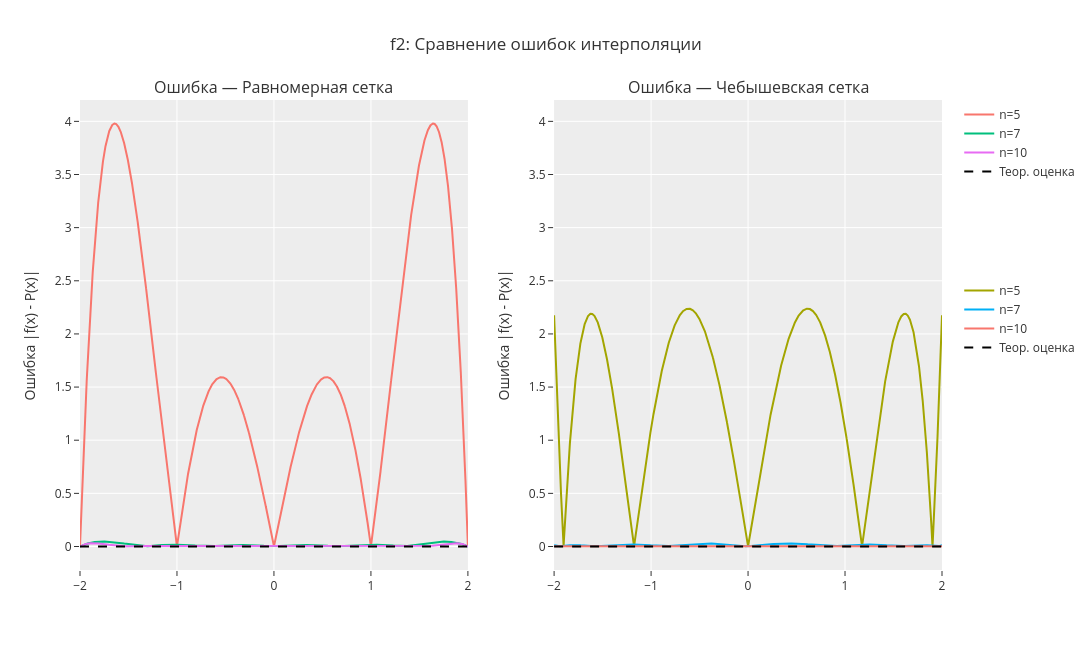

The cell this chart's notebook holds for it:
### Code cell
plot_errors_with_theory(dir, "f2", 0, nodes_list)

### Figure 1 — Plotly figure (JSON) as saved in the notebook; plotly's stock layout.template omitted (floating-point values rounded to 4 significant figures; data arrays with more than 128 entries replaced by an {"elided": "..."} marker saying what was removed)
{"data": [{"legendgroup": "uniform", "mode": "lines", "name": "n=5", "type": "scatter", "x": {"elided": "10000 float values"}, "xaxis": "x", "y": {"elided": "10000 float values"}, "yaxis": "y"}, {"legendgroup": "cheb", "mode": "lines", "name": "n=5", "type": "scatter", "x": {"elided": "10000 float values"}, "xaxis": "x2", "y": {"elided": "10000 float values"}, "yaxis": "y2"}, {"legendgroup": "uniform", "mode": "lines", "name": "n=7", "type": "scatter", "x": {"elided": "10000 float values"}, "xaxis": "x", "y": {"elided": "10000 float values"}, "yaxis": "y"}, {"legendgroup": "cheb", "mode": "lines", "name": "n=7", "type": "scatter", "x": {"elided": "10000 float values"}, "xaxis": "x2", "y": {"elided": "10000 float values"}, "yaxis": "y2"}, {"legendgroup": "uniform", "mode": "lines", "name": "n=10", "type": "scatter", "x": {"elided": "10000 float values"}, "xaxis": "x", "y": {"elided": "10000 float values"}, "yaxis": "y"}, {"legendgroup": "cheb", "mode": "lines", "name": "n=10", "type": "scatter", "x": {"elided": "10000 float values"}, "xaxis": "x2", "y": {"elided": "10000 float values"}, "yaxis": "y2"}, {"legendgroup": "uniform", "line": {"color": "black", "dash": "dash", "width": 2}, "mode": "lines", "name": "Теор. оценка", "type": "scatter", "x": {"elided": "10000 float values"}, "xaxis": "x", "y": {"elided": "10000 float values"}, "yaxis": "y"}, {"legendgroup": "cheb", "line": {"color": "black", "dash": "dash", "width": 2}, "mode": "lines", "name": "Теор. оценка", "type": "scatter", "x": {"elided": "10000 float values"}, "xaxis": "x2", "y": {"elided": "10000 float values"}, "yaxis": "y2"}], "layout": {"annotations": [{"font": {"size": 16}, "showarrow": false, "text": "Ошибка — Равномерная сетка", "x": 0.225, "xanchor": "center", "xref": "paper", "y": 1, "yanchor": "bottom", "yref": "paper"}, {"font": {"size": 16}, "showarrow": false, "text": "Ошибка — Чебышевская сетка", "x": 0.775, "xanchor": "center", "xref": "paper", "y": 1, "yanchor": "bottom", "yref": "paper"}], "height": 650, "hovermode": "x unified", "legend": {"tracegroupgap": 100}, "title": {"text": "f2: Сравнение ошибок интерполяции"}, "width": 1200, "xaxis": {"anchor": "y", "domain": [0, 0.45]}, "xaxis2": {"anchor": "y2", "domain": [0.55, 1]}, "yaxis": {"anchor": "x", "domain": [0, 1], "matches": "y", "title": {"text": "Ошибка |f(x) - P(x)|"}}, "yaxis2": {"anchor": "x2", "domain": [0, 1], "matches": "y", "title": {"text": "Ошибка |f(x) - P(x)|"}}}}
